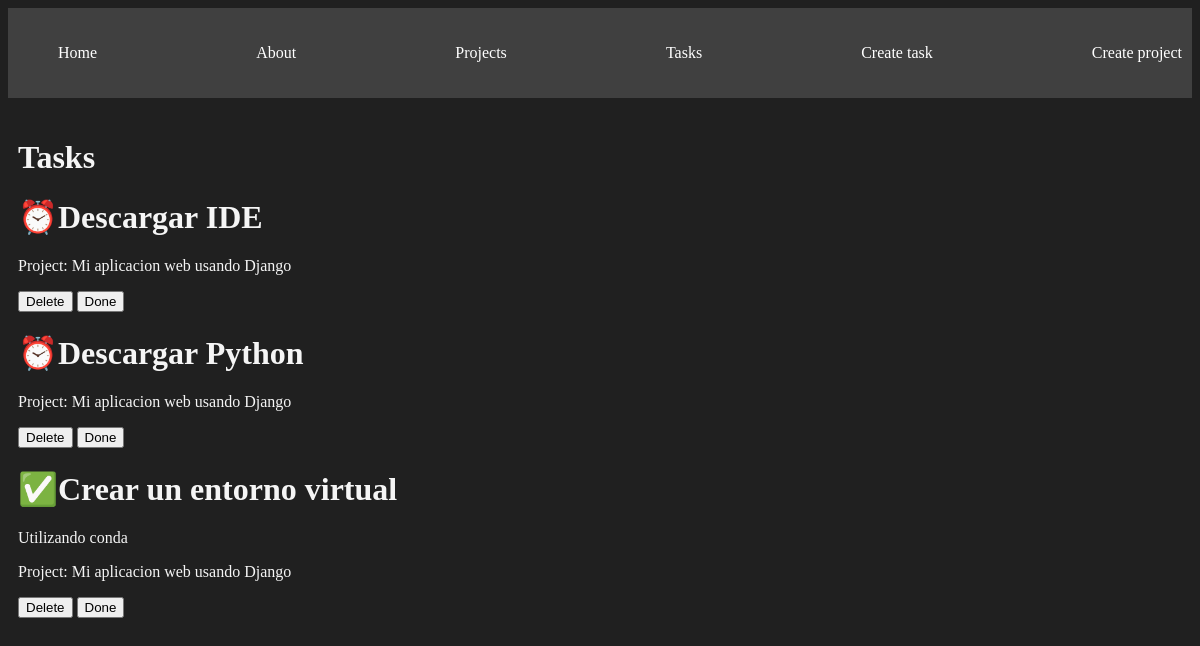
The page /tasks/ on the database as committed earlier.
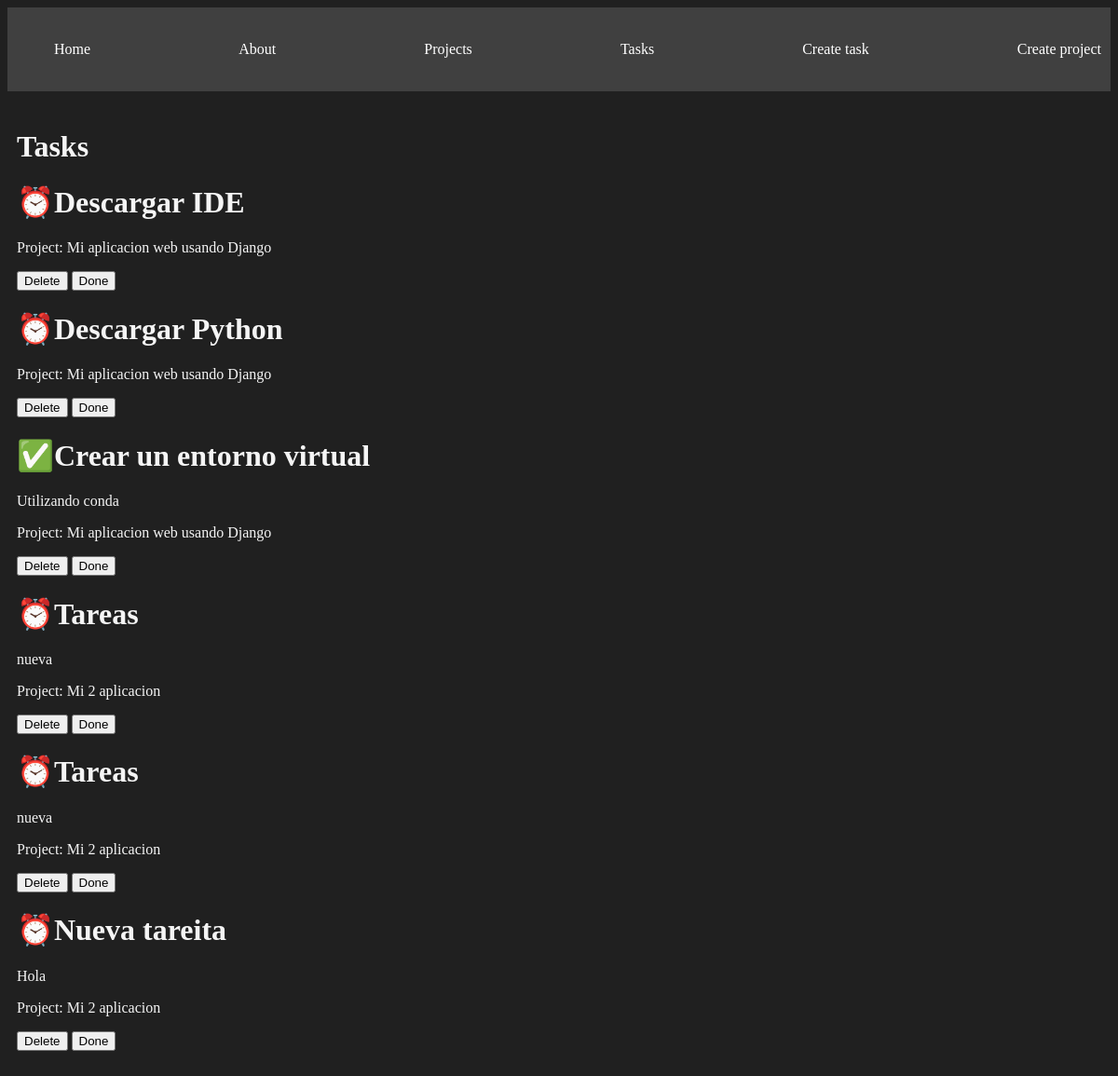
The same page on the database as committed later.
### myapp/models.py (models this page shows, shortened)
class Task(models.Model):
    title = models.CharField(max_length=100)
    description = models.TextField()
    project = models.ForeignKey(Project, on_delete=models.CASCADE)
    done = models.BooleanField(default=False)

class Project(models.Model):
    name = models.CharField(max_length=100)

### myapp/views.py (the view)
# urls.py: path('tasks/', views.tasks, name='tasks'),
def tasks(request):
    tasks = Task.objects.all()
    return render(request, "tasks/tasks.html", {
        "tasks": tasks
    })

### myapp/templates/tasks/tasks.html
{% extends 'layouts/base.html' %}
{% block content %}
    <h1>Tasks</h1>
    {% for task in tasks %}
    <div>
        <h1> {% if task.done == False %}⏰{% else %}✅{% endif %}{{task.title}}</h1>
        <p>{{task.description}}</p>
        <p>Project: {{ task.project.name }}</p>
        <button>
            Delete
        </button>
        <button>
            Done
        </button>
    </div>
    {% endfor %}
{% endblock %}

### myapp/templates/layouts/base.html (shortened to what this page needs)
{% load static %}
<!DOCTYPE html>
<html lang="en">
<head>
    <link rel="stylesheet" href="{% static '/styles/main.css' %}">
</head>
<body>
    <nav class="navbar container">
        <ul>
            <li>
                <a href="{% url 'index' %}">Home</a>
            </li>
            <li>
                <a href="{% url 'about' %}">About</a>
            </li>
            <li>
                <a href="{% url 'projects' %}">Projects</a>
            </li>
            <li>
                <a href="{% url 'tasks' %}">Tasks</a>
            </li>
            <li>
                <a href="{% url 'create_task' %}">Create task</a>
            </li>
            <li>
                <a href="{% url 'create_project' %}">Create project</a>
            </li>
        </ul>
    </nav>
    <main class="container">
        {% block content %}
        {% endblock %}
    </main>
</body>
</html>

### myapp/static/styles/main.css (style rules this page uses)
body { background: #202020; color: whitesmoke; }
.navbar { background: #404040; padding: 5px 0; }
.navbar ul { display: flex; justify-content: space-between; }
.navbar ul li { list-style: none; }
.navbar ul li a { color: white; text-decoration: none; }
.container { max-width: 1200px; margin: auto; padding: 20px 10px; }

Rows that differ between the two databases and show on the page:
added Task: title "Tareas", description "nueva", project.name "Mi 2 aplicacion"
added Task: title "Tareas", description "nueva", project.name "Mi 2 aplicacion"
added Task: title "Nueva tareita", description "Hola", project.name "Mi 2 aplicacion"
